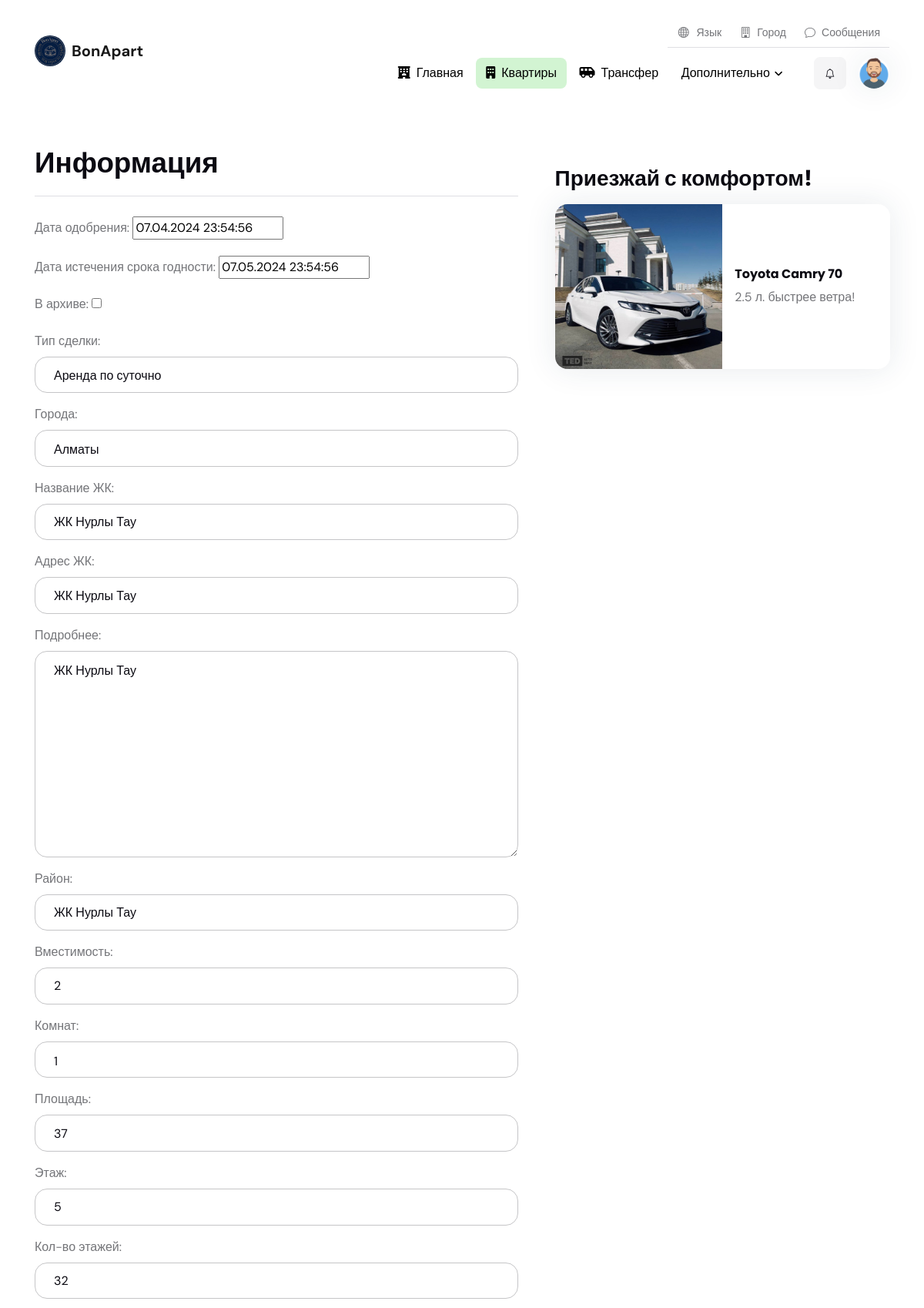
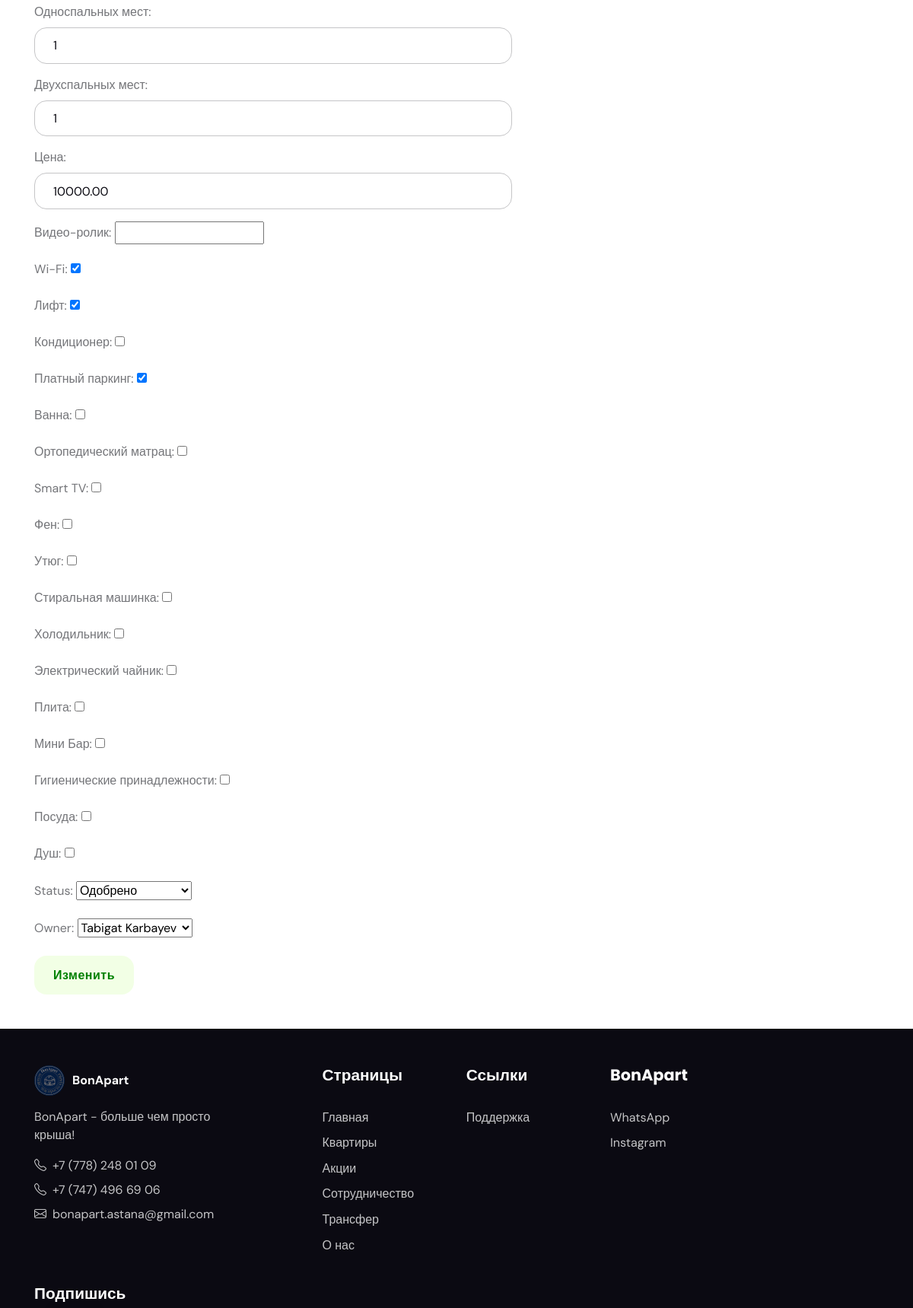
The app's page /apartments/apartaments-detail/34/edit (signed in, upper part) with its own data (2 pictures, top to bottom).
### apartments/models.py (models this page shows, shortened)
class Apartment(models.Model):
    DEAL_CHOICES = (
        ('daily_rent', 'Аренда по суточно'),
        ('monthly_rent', 'Аренда помесячно'),
        ('sale', 'Продажа'),
    )
    ROOM_COUNT = (
        ('1', '1'),
        ('2', '2'),
        ('3', '3'),
        ('4', '4'),
    )
    STATUS_CHOICES = (
        ('pending', 'На рассмотрении'),
        ('approved', 'Одобрено'),
        ('rejected', 'Отклонено'),
    )
    approval_date = models.DateTimeField(blank=True, null=True, verbose_name='Дата одобрения')
    expiry_date = models.DateTimeField(blank=True, null=True, verbose_name='Дата истечения срока годности')
    archived = models.BooleanField(default=False, verbose_name='В архиве')
    deal_type = models.CharField(max_length=20, choices=DEAL_CHOICES, default='daily_rent', verbose_name='Тип сделки')
    city = models.ForeignKey('City', on_delete=models.CASCADE, blank=True, null=True, verbose_name='Города')
    name = models.CharField(max_length=355, verbose_name = 'Название ЖК')
    address = models.CharField(max_length=355, verbose_name = 'Адрес ЖК', blank=True, null=True)
    description = models.TextField(verbose_name='Подробнее')
    side = models.CharField(max_length=255, verbose_name='Район', blank=True, null=True)
    capacity = models.PositiveIntegerField(default=2, verbose_name='Вместимость')
    room = models.CharField(choices=ROOM_COUNT, max_length=255 ,verbose_name='Комнат')
    square = models.PositiveIntegerField(default=37, verbose_name='Площадь')
    floor = models.PositiveIntegerField(default=5, verbose_name='Этаж')
    total_floors = models.PositiveSmallIntegerField(verbose_name='Кол-во этажей')
    singlebeds = models.PositiveSmallIntegerField(default=1, verbose_name='Односпальных мест')
    doublebeds = models.PositiveSmallIntegerField(default=1, verbose_name='Двухспальных мест')
    price = models.DecimalField(max_digits=10, decimal_places=2, verbose_name='Цена')
    video = models.URLField(blank=True, null=True, verbose_name='Видео-ролик')
    wifi = models.BooleanField(default=False, verbose_name='Wi-Fi')
    elevator = models.BooleanField(default=True, verbose_name='Лифт')
    air_conditioning = models.BooleanField(default=False, verbose_name='Кондиционер')
    parking = models.BooleanField(default=False, verbose_name='Платный паркинг')
    bath = models.BooleanField(default=False, verbose_name='Ванна')
    orthopedic_mattress = models.BooleanField(default=False, verbose_name='Ортопедический матрац')
    smart_tv = models.BooleanField(default=False, verbose_name='Smart TV')
    hairdryer = models.BooleanField(default=False, verbose_name='Фен')
    iron = models.BooleanField(default=False, verbose_name='Утюг')
    washing_machine = models.BooleanField(default=False, verbose_name='Стиральная машинка')
    fridge = models.BooleanField(default=False, verbose_name='Холодильник')
    electric_kettle = models.BooleanField(default=False, verbose_name='Электрический чайник')
    plate = models.BooleanField(default=False, verbose_name='Плита')
    mini_bar = models.BooleanField(default=False, verbose_name='Мини Бар')
    hygiene = models.BooleanField(default=False, verbose_name='Гигиенические принадлежности')
    dishes = models.BooleanField(default=False, verbose_name='Посуда')
    shower = models.BooleanField(default=False, verbose_name='Душ')
    timestamp = models.DateTimeField(auto_now_add=True, blank=True, null=True)
    status = models.CharField(max_length=20, choices=STATUS_CHOICES, default='pending')
    owner = models.ForeignKey(settings.AUTH_USER_MODEL, on_delete=models.CASCADE, related_name='owned_apartments', blank=True, null=True)
    class Meta:
        verbose_name = 'Квартира'
        verbose_name_plural = 'Квартиры'

class City(models.Model):
    name = models.CharField(max_length=100)
    def __str__(self):
        return self.name
    class Meta:
        verbose_name = 'Город'
        verbose_name_plural = 'Города'

### apartments/views.py (the view, shortened to what this page needs)
# urls.py: path('apartaments-detail/<int:pk>/edit', ApartamentsUpdateView.as_view(), name='apartaments_edit'),
class ApartamentsUpdateView(LoginRequiredMixin, UpdateView):
    model = Apartment
    form_class = ApartmentForm
    template_name = 'apartments/apartments_update.html'

### users/models.py (called while the page is built)
    def __str__(self):
        return f'{self.first_name} {self.last_name}'

### templates/apartments/apartments_update.html (shortened to what this page needs)
<!DOCTYPE html>
{% load static %}
<html lang="ru" data-bs-theme="light">
<head>
        <link href="https://stackpath.bootstrapcdn.com/bootstrap/4.5.2/css/bootstrap.min.css" rel="stylesheet">
		<link rel="stylesheet" type="text/css" href="{% static 'css/all.min.css' %}">
		<link rel="stylesheet" type="text/css" href="{% static 'css/bootstrap-icons.css' %}">
		<link rel="stylesheet" type="text/css" href="{% static 'css/glightbox.css' %}">
		<link rel="stylesheet" type="text/css" href="{% static 'css/flatpickr.min.css' %}">
		<link rel="stylesheet" type="text/css" href="{% static 'css/choices.min.css' %}">
		<link rel="stylesheet" type="text/css" href="{% static 'css/tiny-slider.css' %}">
		<link rel="stylesheet" type="text/css" href="{% static 'css/style.css' %}">
</head>
<body>
<header class="navbar-light py-3" style="padding: 15px;">
	<nav class="navbar navbar-expand-lg">
		<div class="container d-block">
			<div class="row align-items-center">
				<div class="col-4">
					<a class="navbar-brand d-flex align-items-center" href="{% url 'website:home' %}">
						<img style="border-radius: 50px;" class="light-mode-item navbar-brand-item" src="{% static 'images/logo.jpg' %}" alt="logo">
						<p style="margin: 0; padding: 0; margin-left: 8px;"><b>BonApart</b></p>
					</a>
				</div>
				<div class="col-8">
					<div class="align-items-center justify-content-end d-none d-lg-flex">
						<ul class="nav border-bottom mb-2">
							<li class="dropdown nav-item">
								<a class="nav-link small pb-2" href="#" role="button" id="languageDropdown" data-bs-toggle="dropdown" aria-haspopup="true" aria-expanded="false"><i class="bi bi-globe fa-fw me-2"></i>Язык</a>
							</li>
							<li class="dropdown nav-item">
								<a class="nav-link small pb-2" href="#" role="button" id="citiesDropdown" data-bs-toggle="dropdown" aria-haspopup="true" aria-expanded="false">
									<i class="bi bi-building me-2"></i>Город
								</a>
							</li>
							<li class="nav-item"> <a href="#" class="nav-link small pb-2"><i class="bi bi-chat me-2"></i>Сообщения</a> </li>
						</ul>
					</div>
					<div class="d-sm-flex align-items-center justify-content-end mt-1">
						<div class="navbar-collapse collapse justify-content-end" id="navbarCategoryCollapse">
							<ul class="navbar-nav navbar-nav-scroll nav-pills-primary-soft text-center  p-2 p-xl-0" style="margin-right: 10px;">
								<li class="nav-item"> <a style="color: black;" class="nav-link" href="{% url 'website:home' %}"><i class="fa-solid fa-hotel me-2"></i>Главная</a>	</li>
								<li class="nav-item"><a style="color: black;" class="nav-link active" href="{% url 'apartments:apartments' %}"><i class="fa-solid fa-building me-2"></i>Квартиры</a></li>
								<li class="nav-item"><a style="color: black;" class="nav-link" href="{% url 'website:transfers' %}"><i class="fa-solid fa-shuttle-van me-2"></i>Трансфер</a></li>
								<li class="nav-item dropdown">
									<a class="nav-link dropdown-toggle" style="color: black;" href="#" id="pagesFacilities" data-bs-toggle="dropdown" aria-haspopup="true" aria-expanded="false">Дополнительно</a>
								</li>
							</ul>
						</div>
						<div class="d-flex align-items-center justify-content-end">
							<div class="nav-item dropdown form-control-bg-light">
								{% if user.is_authenticated %}
									<ul class="nav flex-row align-items-center list-unstyled ms-xl-auto">
									<li class="nav-item dropdown ms-0 ms-md-3">
										<a class="nav-notification btn btn-light p-0 mb-0" href="#" role="button" data-bs-toggle="dropdown" aria-expanded="false" data-bs-auto-close="outside">
											<i class="bi bi-bell fa-fw"></i>
										</a>
									</li>
									<li class="nav-item ms-3 dropdown">
										<a class="avatar avatar-sm p-0" href="#" id="profileDropdown" role="button" data-bs-auto-close="outside" data-bs-display="static" data-bs-toggle="dropdown" aria-expanded="false">
											{% if user.photo %}
												<img class="avatar-img rounded-circle shadow" src="{{ user.photo.url }}" alt="avatar">
											{% else %}
												<img class="avatar-img rounded-circle shadow" src="{% static 'images/user.png' %}" alt="avatar">
											{% endif %}
										</a>
									</li>
								</ul>
								{% else %}
									<ul class="nav flex-row align-items-center list-unstyled ms-xl-auto">
										<a style="background-color: #169916; color: white;" href="{% url 'users:signin' %}" class="btn mb-0">Войти</a>
									</ul>
								{% endif %}
							</div>
						</div>
					</div>
				</div>
			</div>
		</div>
	</nav>
</header>
<main>
		<section class="pt-0 mt-6">
			<div class="container" data-sticky-container="">
				<div class="row g-4 g-xl-5">
					<div class="col-xl-7 order-1">
						<div class="vstack gap-5">
							<div class="card bg-transparent">
								<div class="card-header border-bottom bg-transparent px-0 pt-0">
									<h3 class="mb-0">Информация</h3>
								</div>
								<div class="card-body pt-4 p-0">
									<form method="post" action="{% url 'apartments:apartaments_edit' pk=apartment.pk %}">
										{{ form.as_p }}
										<button type="submit" class="btn btn-lg btn-primary-soft btn-green mb-0">Изменить</button>
									</form>
								</div>
							</div>
						</div>
					</div>
					<aside class="col-xl-5 order-xl-2">
						<div data-sticky="" data-margin-top="100" data-sticky-for="1199">
							<div class="mt-4 d-none d-xl-block">
								<h4 class="mb-3">Приезжай с комфортом!</h4>
								<div class="card shadow rounded-3 overflow-hidden">
									<div class="row g-0 align-items-center">
										<div class="col-sm-6 col-md-12 col-lg-6">
											<img src="/static/images/camry.jpeg" class="card-img rounded-0" alt="">
										</div>
										<div class="col-sm-6 col-md-12 col-lg-6">
											<div class="card-body p-3">
												<h6 class="card-title"><a href="/transfers" class="stretched-link">Toyota Camry 70</a></h6>
												<p class="mb-0">2.5 л. быстрее ветра!</p>
											</div>
										</div>
									</div>
								</div>
							</div>
						</div>
					</aside>
				</div>
			</div>
		</section>
</main>
<footer class="bg-dark pt-5">
	<div class="container">
		<div class="row g-4">
			<div class="col-lg-3">
				<a href="{% url 'website:home' %}" style="display: flex;">
					<img class="h-40px" style="border-radius: 50px;" src="{% static 'images/logo.jpg' %}" alt="logo">
					<p style="margin: auto; margin-left: 10px; color: white;"><b>BonApart</b></p>
				</a>
				<p class="my-3 text-body-secondary">BonApart - больше чем просто крыша!</p>
				<p class="mb-2"><a href="#" class="text-body-secondary text-primary-hover"><i class="bi bi-telephone me-2"></i>+7 (778) 248 01 09</a> </p>
				<p class="mb-2"><a href="#" class="text-body-secondary text-primary-hover"><i class="bi bi-telephone me-2"></i>+7 (747) 496 69 06</a> </p>
				<p class="mb-0"><a href="#" class="text-body-secondary text-primary-hover"><i class="bi bi-envelope me-2"></i>bonapart.astana@gmail.com</a></p>
			</div>
			<div class="col-lg-8 ms-auto">
				<div class="row g-4">
					<div class="col-6 col-md-3">
						<h5 class="text-white mb-2 mb-md-4">Страницы</h5>
						<ul class="nav flex-column text-primary-hover">
							<li class="nav-item"><a class="nav-link text-body-secondary" href="{% url 'website:home' %}">Главная</a></li>
							<li class="nav-item"><a class="nav-link text-body-secondary" href="{% url 'apartments:apartments' %}">Квартиры</a></li>
							<li class="nav-item"><a class="nav-link text-body-secondary" href="{% url 'website:stock' %}">Акции</a></li>
							<li class="nav-item"><a class="nav-link text-body-secondary" href="{% url 'website:collaboration' %}">Сотрудничество</a></li>
							<li class="nav-item"><a class="nav-link text-body-secondary" href="{% url 'website:transfers' %}">Трансфер</a></li>
							<li class="nav-item"><a class="nav-link text-body-secondary" href="{% url 'website:about' %}">О нас</a></li>
						</ul>
					</div>
					<div class="col-6 col-md-3">
                        <h5 class="text-white mb-2 mb-md-4">Ссылки</h5>
                        <ul class="nav flex-column text-primary-hover">
                            {% if user.is_authenticated %}
                                <li class="nav-item"><a class="nav-link text-body-secondary" href="{% url 'website:support' %}">Поддержка</a></li>
                            {% endif %}
                        </ul>
                    </div>
					<div class="col-6 col-md-3">
						<h5 class="text-white mb-2 mb-md-4">BonApart</h5>
						<ul class="nav flex-column text-primary-hover">
							<li class="nav-item"><a class="nav-link text-body-secondary" href="https://wa.link/yzcce5">WhatsApp</a></li>
							<li class="nav-item"><a class="nav-link text-body-secondary" href="https://www.instagram.com/bonapart.ast?igsh=MXhjZzlua2R6dzkwdQ%3D%3D&utm_source=qr">Instagram</a></li>
						</ul>
					</div>
				</div>
			</div>
		</div>
		<div class="row g-4 justify-content-between mt-0 mt-md-2">
			<div class="col-sm-5 col-lg-1 text-sm-end">
				<h5 class="text-white mb-2">Подпишись</h5>
			</div>
		</div>
	</div>
</footer>
</body>
</html>

### templates/apartments/apartments_update.html (style rules this page uses)
.nav-pills-primary-soft .nav-link.active, .nav-pills-primary-soft .nav-link:hover { color: green; background-color: #d2f4d2; }
.btn-primary-soft { color: green; background-color: rgba(128, 255, 0, 0.1); }

### records on screen
Apartment: approval_date "07.04.2024 23:54:56", expiry_date "07.05.2024 23:54:56", deal_type "Аренда по суточно", city "Алматы", address "ЖК Нурлы Тау", description "ЖК Нурлы Тау", side "ЖК Нурлы Тау", capacity "2", room "1", square "37", floor "5", total_floors "32", singlebeds "1", doublebeds "1", price "10000.00", wifi "☑", elevator "☑", parking "☑", status "Одобрено", owner "Tabigat Karbayev"
City: name "ЖК Нурлы Тау"
